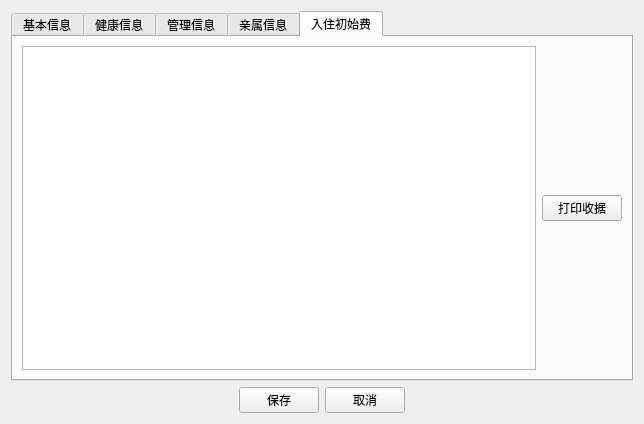
<?xml version="1.0" encoding="UTF-8"?>
<ui version="4.0">
 <class>ResideRegisterDialog</class>
 <widget class="QDialog" name="ResideRegisterDialog">
  <property name="geometry">
   <rect>
    <x>0</x>
    <y>0</y>
    <width>644</width>
    <height>424</height>
   </rect>
  </property>
  <property name="windowTitle">
   <string>Dialog</string>
  </property>
  <layout class="QGridLayout" name="gridLayout">
   <item row="0" column="0">
    <layout class="QVBoxLayout" name="verticalLayout_18">
     <item>
      <widget class="QTabWidget" name="tabWidget">
       <property name="currentIndex">
        <number>4</number>
       </property>
       <widget class="QWidget" name="tab_base">
        <attribute name="title">
         <string>基本信息</string>
        </attribute>
        <widget class="QLabel" name="label_12">
         <property name="geometry">
          <rect>
           <x>10</x>
           <y>190</y>
           <width>49</width>
           <height>20</height>
          </rect>
         </property>
         <property name="text">
          <string>备注:</string>
         </property>
        </widget>
        <widget class="QLabel" name="label_photo">
         <property name="geometry">
          <rect>
           <x>440</x>
           <y>40</y>
           <width>141</width>
           <height>151</height>
          </rect>
         </property>
         <property name="text">
          <string>TextLabel</string>
         </property>
        </widget>
        <widget class="QLineEdit" name="lineEdit_elderRemark">
         <property name="enabled">
          <bool>false</bool>
         </property>
         <property name="geometry">
          <rect>
           <x>70</x>
           <y>190</y>
           <width>331</width>
           <height>20</height>
          </rect>
         </property>
        </widget>
        <widget class="QWidget" name="layoutWidget">
         <property name="geometry">
          <rect>
           <x>10</x>
           <y>20</y>
           <width>389</width>
           <height>156</height>
          </rect>
         </property>
         <layout class="QHBoxLayout" name="horizontalLayout_17">
          <item>
           <layout class="QVBoxLayout" name="verticalLayout">
            <item>
             <widget class="QLabel" name="label">
              <property name="text">
               <string>姓名:</string>
              </property>
             </widget>
            </item>
            <item>
             <widget class="QLabel" name="label_3">
              <property name="text">
               <string>名族:</string>
              </property>
             </widget>
            </item>
            <item>
             <widget class="QLabel" name="label_5">
              <property name="text">
               <string>证件类型:</string>
              </property>
             </widget>
            </item>
            <item>
             <widget class="QLabel" name="label_7">
              <property name="text">
               <string>出生日期:</string>
              </property>
             </widget>
            </item>
            <item>
             <widget class="QLabel" name="label_9">
              <property name="text">
               <string>户籍:</string>
              </property>
             </widget>
            </item>
            <item>
             <widget class="QLabel" name="label_11">
              <property name="text">
               <string>爱好:</string>
              </property>
             </widget>
            </item>
           </layout>
          </item>
          <item>
           <layout class="QVBoxLayout" name="verticalLayout_2">
            <item>
             <layout class="QHBoxLayout" name="horizontalLayout_2">
              <item>
               <widget class="QLineEdit" name="lineEdit_name">
                <property name="enabled">
                 <bool>false</bool>
                </property>
               </widget>
              </item>
              <item>
               <widget class="QToolButton" name="toolButton">
                <property name="text">
                 <string>...</string>
                </property>
               </widget>
              </item>
             </layout>
            </item>
            <item>
             <widget class="QLineEdit" name="lineEdit_nation">
              <property name="enabled">
               <bool>false</bool>
              </property>
             </widget>
            </item>
            <item>
             <widget class="QComboBox" name="comboBox_identityType">
              <property name="enabled">
               <bool>false</bool>
              </property>
              <item>
               <property name="text">
                <string/>
               </property>
              </item>
              <item>
               <property name="text">
                <string>身份证</string>
               </property>
              </item>
              <item>
               <property name="text">
                <string>军官证</string>
               </property>
              </item>
              <item>
               <property name="text">
                <string>护照</string>
               </property>
              </item>
              <item>
               <property name="text">
                <string>驾驶证</string>
               </property>
              </item>
             </widget>
            </item>
            <item>
             <widget class="QDateEdit" name="dateEdit_birthday">
              <property name="enabled">
               <bool>false</bool>
              </property>
              <property name="displayFormat">
               <string>yyyy-MM-dd</string>
              </property>
              <property name="calendarPopup">
               <bool>true</bool>
              </property>
             </widget>
            </item>
            <item>
             <widget class="QLineEdit" name="lineEdit_residence">
              <property name="enabled">
               <bool>false</bool>
              </property>
             </widget>
            </item>
            <item>
             <widget class="QLineEdit" name="lineEdit_hobby">
              <property name="enabled">
               <bool>false</bool>
              </property>
             </widget>
            </item>
           </layout>
          </item>
          <item>
           <layout class="QVBoxLayout" name="verticalLayout_3">
            <item>
             <widget class="QLabel" name="label_13">
              <property name="text">
               <string>老人ID:</string>
              </property>
             </widget>
            </item>
            <item>
             <widget class="QLabel" name="label_2">
              <property name="text">
               <string>性别:</string>
              </property>
             </widget>
            </item>
            <item>
             <widget class="QLabel" name="label_6">
              <property name="text">
               <string>证件号:</string>
              </property>
             </widget>
            </item>
            <item>
             <widget class="QLabel" name="label_4">
              <property name="text">
               <string>宗教信仰:</string>
              </property>
             </widget>
            </item>
            <item>
             <widget class="QLabel" name="label_8">
              <property name="text">
               <string>生日:</string>
              </property>
             </widget>
            </item>
            <item>
             <widget class="QLabel" name="label_10">
              <property name="text">
               <string>文化程度:</string>
              </property>
             </widget>
            </item>
           </layout>
          </item>
          <item>
           <layout class="QVBoxLayout" name="verticalLayout_4">
            <item>
             <widget class="QLineEdit" name="lineEdit_elderId">
              <property name="enabled">
               <bool>false</bool>
              </property>
             </widget>
            </item>
            <item>
             <widget class="QComboBox" name="comboBox_gender">
              <property name="enabled">
               <bool>false</bool>
              </property>
              <item>
               <property name="text">
                <string/>
               </property>
              </item>
              <item>
               <property name="text">
                <string>男</string>
               </property>
              </item>
              <item>
               <property name="text">
                <string>女</string>
               </property>
              </item>
             </widget>
            </item>
            <item>
             <widget class="QLineEdit" name="lineEdit_identityNo">
              <property name="enabled">
               <bool>false</bool>
              </property>
             </widget>
            </item>
            <item>
             <widget class="QLineEdit" name="lineEdit_belief">
              <property name="enabled">
               <bool>false</bool>
              </property>
             </widget>
            </item>
            <item>
             <layout class="QHBoxLayout" name="horizontalLayout">
              <item>
               <widget class="QDateEdit" name="dateEdit_lunarBirthday">
                <property name="enabled">
                 <bool>false</bool>
                </property>
                <property name="displayFormat">
                 <string>MM-dd</string>
                </property>
                <property name="calendarPopup">
                 <bool>true</bool>
                </property>
               </widget>
              </item>
              <item>
               <widget class="QCheckBox" name="checkBox_isLunar">
                <property name="enabled">
                 <bool>false</bool>
                </property>
                <property name="text">
                 <string>阴历</string>
                </property>
               </widget>
              </item>
             </layout>
            </item>
            <item>
             <widget class="QComboBox" name="comboBox_education">
              <property name="enabled">
               <bool>false</bool>
              </property>
              <item>
               <property name="text">
                <string/>
               </property>
              </item>
             </widget>
            </item>
           </layout>
          </item>
         </layout>
        </widget>
       </widget>
       <widget class="QWidget" name="tab_health">
        <attribute name="title">
         <string>健康信息</string>
        </attribute>
        <widget class="QWidget" name="layoutWidget1">
         <property name="geometry">
          <rect>
           <x>10</x>
           <y>10</y>
           <width>582</width>
           <height>186</height>
          </rect>
         </property>
         <layout class="QHBoxLayout" name="horizontalLayout_5">
          <item>
           <layout class="QVBoxLayout" name="verticalLayout_5">
            <item>
             <widget class="QLabel" name="label_14">
              <property name="text">
               <string>身高(cm):</string>
              </property>
             </widget>
            </item>
            <item>
             <widget class="QLabel" name="label_17">
              <property name="text">
               <string>脉搏:</string>
              </property>
             </widget>
            </item>
            <item>
             <widget class="QLabel" name="label_20">
              <property name="text">
               <string>听力:</string>
              </property>
             </widget>
            </item>
            <item>
             <widget class="QLabel" name="label_23">
              <property name="text">
               <string>记忆力:</string>
              </property>
             </widget>
            </item>
            <item>
             <widget class="QLabel" name="label_26">
              <property name="text">
               <string>自理级别:</string>
              </property>
             </widget>
            </item>
            <item>
             <widget class="QLabel" name="label_29">
              <property name="text">
               <string>常服药名:</string>
              </property>
             </widget>
            </item>
            <item>
             <widget class="QLabel" name="label_32">
              <property name="text">
               <string>建议护理级别:</string>
              </property>
             </widget>
            </item>
           </layout>
          </item>
          <item>
           <layout class="QVBoxLayout" name="verticalLayout_6">
            <item>
             <widget class="QLineEdit" name="lineEdit_height">
              <property name="enabled">
               <bool>false</bool>
              </property>
             </widget>
            </item>
            <item>
             <widget class="QLineEdit" name="lineEdit_pulse">
              <property name="enabled">
               <bool>false</bool>
              </property>
             </widget>
            </item>
            <item>
             <widget class="QComboBox" name="comboBox_hearing">
              <property name="enabled">
               <bool>false</bool>
              </property>
              <item>
               <property name="text">
                <string/>
               </property>
              </item>
             </widget>
            </item>
            <item>
             <widget class="QComboBox" name="comboBox_memory">
              <property name="enabled">
               <bool>false</bool>
              </property>
              <item>
               <property name="text">
                <string/>
               </property>
              </item>
             </widget>
            </item>
            <item>
             <widget class="QComboBox" name="comboBox_selfNurse">
              <property name="enabled">
               <bool>false</bool>
              </property>
              <item>
               <property name="text">
                <string/>
               </property>
              </item>
             </widget>
            </item>
            <item>
             <widget class="QLineEdit" name="lineEdit_medicine">
              <property name="enabled">
               <bool>false</bool>
              </property>
             </widget>
            </item>
            <item>
             <widget class="QComboBox" name="comboBox_nurseSuggestion">
              <property name="enabled">
               <bool>false</bool>
              </property>
              <item>
               <property name="text">
                <string/>
               </property>
              </item>
             </widget>
            </item>
           </layout>
          </item>
          <item>
           <layout class="QVBoxLayout" name="verticalLayout_11">
            <item>
             <layout class="QHBoxLayout" name="horizontalLayout_3">
              <item>
               <layout class="QVBoxLayout" name="verticalLayout_7">
                <item>
                 <widget class="QLabel" name="label_15">
                  <property name="text">
                   <string>体重(kg):</string>
                  </property>
                 </widget>
                </item>
                <item>
                 <widget class="QLabel" name="label_18">
                  <property name="text">
                   <string>舒张压:</string>
                  </property>
                 </widget>
                </item>
                <item>
                 <widget class="QLabel" name="label_21">
                  <property name="text">
                   <string>左眼视力:</string>
                  </property>
                 </widget>
                </item>
                <item>
                 <widget class="QLabel" name="label_24">
                  <property name="text">
                   <string>神智:</string>
                  </property>
                 </widget>
                </item>
                <item>
                 <widget class="QLabel" name="label_27">
                  <property name="text">
                   <string>饮食特点:</string>
                  </property>
                 </widget>
                </item>
                <item>
                 <widget class="QLabel" name="label_30">
                  <property name="text">
                   <string>家族病史:</string>
                  </property>
                 </widget>
                </item>
               </layout>
              </item>
              <item>
               <layout class="QVBoxLayout" name="verticalLayout_8">
                <item>
                 <widget class="QLineEdit" name="lineEdit_weight">
                  <property name="enabled">
                   <bool>false</bool>
                  </property>
                 </widget>
                </item>
                <item>
                 <widget class="QLineEdit" name="lineEdit_bloodPressureLow">
                  <property name="enabled">
                   <bool>false</bool>
                  </property>
                 </widget>
                </item>
                <item>
                 <widget class="QLineEdit" name="lineEdit_leftEyesight">
                  <property name="enabled">
                   <bool>false</bool>
                  </property>
                 </widget>
                </item>
                <item>
                 <widget class="QComboBox" name="comboBox_mind">
                  <property name="enabled">
                   <bool>false</bool>
                  </property>
                  <item>
                   <property name="text">
                    <string/>
                   </property>
                  </item>
                 </widget>
                </item>
                <item>
                 <widget class="QLineEdit" name="lineEdit_diet">
                  <property name="enabled">
                   <bool>false</bool>
                  </property>
                 </widget>
                </item>
                <item>
                 <widget class="QLineEdit" name="lineEdit_familyMedical">
                  <property name="enabled">
                   <bool>false</bool>
                  </property>
                 </widget>
                </item>
               </layout>
              </item>
              <item>
               <layout class="QVBoxLayout" name="verticalLayout_9">
                <item>
                 <widget class="QLabel" name="label_16">
                  <property name="text">
                   <string>血型:</string>
                  </property>
                 </widget>
                </item>
                <item>
                 <widget class="QLabel" name="label_19">
                  <property name="text">
                   <string>收缩压:</string>
                  </property>
                 </widget>
                </item>
                <item>
                 <widget class="QLabel" name="label_22">
                  <property name="text">
                   <string>右眼视力:</string>
                  </property>
                 </widget>
                </item>
                <item>
                 <widget class="QLabel" name="label_25">
                  <property name="text">
                   <string>大小便:</string>
                  </property>
                 </widget>
                </item>
                <item>
                 <widget class="QLabel" name="label_28">
                  <property name="text">
                   <string>药物过敏史:</string>
                  </property>
                 </widget>
                </item>
                <item>
                 <widget class="QLabel" name="label_31">
                  <property name="text">
                   <string>个人病史:</string>
                  </property>
                 </widget>
                </item>
               </layout>
              </item>
              <item>
               <layout class="QVBoxLayout" name="verticalLayout_10">
                <item>
                 <widget class="QComboBox" name="comboBox_bloodType">
                  <property name="enabled">
                   <bool>false</bool>
                  </property>
                  <item>
                   <property name="text">
                    <string/>
                   </property>
                  </item>
                 </widget>
                </item>
                <item>
                 <widget class="QLineEdit" name="lineEdit_bloodPressureHigh">
                  <property name="enabled">
                   <bool>false</bool>
                  </property>
                 </widget>
                </item>
                <item>
                 <widget class="QLineEdit" name="lineEdit_rightEyesight">
                  <property name="enabled">
                   <bool>false</bool>
                  </property>
                 </widget>
                </item>
                <item>
                 <widget class="QComboBox" name="comboBox_excretion">
                  <property name="enabled">
                   <bool>false</bool>
                  </property>
                  <item>
                   <property name="text">
                    <string/>
                   </property>
                  </item>
                 </widget>
                </item>
                <item>
                 <widget class="QLineEdit" name="lineEdit_allergy">
                  <property name="enabled">
                   <bool>false</bool>
                  </property>
                 </widget>
                </item>
                <item>
                 <widget class="QLineEdit" name="lineEdit_personalMedical">
                  <property name="enabled">
                   <bool>false</bool>
                  </property>
                 </widget>
                </item>
               </layout>
              </item>
             </layout>
            </item>
            <item>
             <layout class="QHBoxLayout" name="horizontalLayout_4">
              <item>
               <widget class="QLabel" name="label_33">
                <property name="text">
                 <string>其他健康状况:</string>
                </property>
               </widget>
              </item>
              <item>
               <widget class="QLineEdit" name="lineEdit_healthRemark">
                <property name="enabled">
                 <bool>false</bool>
                </property>
               </widget>
              </item>
             </layout>
            </item>
           </layout>
          </item>
         </layout>
        </widget>
       </widget>
       <widget class="QWidget" name="tab_manage">
        <attribute name="title">
         <string>管理信息</string>
        </attribute>
        <widget class="QPushButton" name="btn_uploading">
         <property name="geometry">
          <rect>
           <x>490</x>
           <y>260</y>
           <width>75</width>
           <height>23</height>
          </rect>
         </property>
         <property name="text">
          <string>上传协议</string>
         </property>
        </widget>
        <widget class="QLabel" name="label_agreement">
         <property name="geometry">
          <rect>
           <x>480</x>
           <y>20</y>
           <width>131</width>
           <height>211</height>
          </rect>
         </property>
         <property name="text">
          <string/>
         </property>
        </widget>
        <widget class="QWidget" name="layoutWidget2">
         <property name="geometry">
          <rect>
           <x>0</x>
           <y>320</y>
           <width>354</width>
           <height>22</height>
          </rect>
         </property>
         <layout class="QHBoxLayout" name="horizontalLayout_19">
          <item>
           <widget class="QLabel" name="label_48">
            <property name="text">
             <string>操作员:</string>
            </property>
           </widget>
          </item>
          <item>
           <widget class="QLineEdit" name="lineEdit_operator">
            <property name="enabled">
             <bool>false</bool>
            </property>
           </widget>
          </item>
          <item>
           <widget class="QLabel" name="label_55">
            <property name="text">
             <string>操作时间:</string>
            </property>
           </widget>
          </item>
          <item>
           <widget class="QDateTimeEdit" name="dateTimeEdit_operationTime">
            <property name="enabled">
             <bool>false</bool>
            </property>
            <property name="displayFormat">
             <string>yyyy-MM-dd H:mm:ss</string>
            </property>
            <property name="calendarPopup">
             <bool>true</bool>
            </property>
           </widget>
          </item>
         </layout>
        </widget>
        <widget class="QWidget" name="layoutWidget3">
         <property name="geometry">
          <rect>
           <x>0</x>
           <y>290</y>
           <width>277</width>
           <height>24</height>
          </rect>
         </property>
         <layout class="QHBoxLayout" name="horizontalLayout_18">
          <item>
           <layout class="QHBoxLayout" name="horizontalLayout_13">
            <item>
             <widget class="QCheckBox" name="checkBox_levelChanged">
              <property name="text">
               <string>护理变更</string>
              </property>
             </widget>
            </item>
            <item>
             <spacer name="horizontalSpacer">
              <property name="orientation">
               <enum>Qt::Horizontal</enum>
              </property>
              <property name="sizeHint" stdset="0">
               <size>
                <width>40</width>
                <height>20</height>
               </size>
              </property>
             </spacer>
            </item>
           </layout>
          </item>
          <item>
           <layout class="QHBoxLayout" name="horizontalLayout_10">
            <item>
             <widget class="QLabel" name="label_54">
              <property name="text">
               <string>备注:</string>
              </property>
             </widget>
            </item>
            <item>
             <widget class="QLineEdit" name="lineEdit_manageRemark"/>
            </item>
           </layout>
          </item>
         </layout>
        </widget>
        <widget class="QWidget" name="layoutWidget4">
         <property name="geometry">
          <rect>
           <x>2</x>
           <y>22</y>
           <width>443</width>
           <height>266</height>
          </rect>
         </property>
         <layout class="QHBoxLayout" name="horizontalLayout_22">
          <item>
           <layout class="QVBoxLayout" name="verticalLayout_16">
            <item>
             <layout class="QHBoxLayout" name="horizontalLayout_7">
              <item>
               <layout class="QVBoxLayout" name="verticalLayout_12">
                <item>
                 <widget class="QLabel" name="label_34">
                  <property name="text">
                   <string>状态:</string>
                  </property>
                 </widget>
                </item>
                <item>
                 <widget class="QLabel" name="label_36">
                  <property name="text">
                   <string>卡号:</string>
                  </property>
                 </widget>
                </item>
                <item>
                 <widget class="QLabel" name="label_38">
                  <property name="text">
                   <string>区号:</string>
                  </property>
                 </widget>
                </item>
                <item>
                 <widget class="QLabel" name="label_40">
                  <property name="text">
                   <string>床位:</string>
                  </property>
                 </widget>
                </item>
                <item>
                 <widget class="QLabel" name="label_41">
                  <property name="text">
                   <string>床位级别:</string>
                  </property>
                 </widget>
                </item>
                <item>
                 <widget class="QLabel" name="label_43">
                  <property name="text">
                   <string>护理级别:</string>
                  </property>
                 </widget>
                </item>
                <item>
                 <widget class="QLabel" name="label_50">
                  <property name="text">
                   <string>入住日期:</string>
                  </property>
                 </widget>
                </item>
                <item>
                 <widget class="QLabel" name="label_52">
                  <property name="text">
                   <string>账户余额:</string>
                  </property>
                 </widget>
                </item>
               </layout>
              </item>
              <item>
               <layout class="QVBoxLayout" name="verticalLayout_13">
                <item>
                 <widget class="QComboBox" name="comboBox_status">
                  <item>
                   <property name="text">
                    <string/>
                   </property>
                  </item>
                  <item>
                   <property name="text">
                    <string>入住</string>
                   </property>
                  </item>
                  <item>
                   <property name="text">
                    <string>请假</string>
                   </property>
                  </item>
                  <item>
                   <property name="text">
                    <string>退住</string>
                   </property>
                  </item>
                 </widget>
                </item>
                <item>
                 <widget class="QLineEdit" name="lineEdit_cardNo"/>
                </item>
                <item>
                 <widget class="QLineEdit" name="lineEdit_regionNo"/>
                </item>
                <item>
                 <widget class="QLineEdit" name="lineEdit_bedNo"/>
                </item>
                <item>
                 <widget class="QComboBox" name="comboBox_bedLevel">
                  <item>
                   <property name="text">
                    <string/>
                   </property>
                  </item>
                 </widget>
                </item>
                <item>
                 <widget class="QComboBox" name="comboBox_nurseLevel">
                  <item>
                   <property name="text">
                    <string/>
                   </property>
                  </item>
                 </widget>
                </item>
                <item>
                 <widget class="QDateEdit" name="dateEdit_resideDate">
                  <property name="displayFormat">
                   <string>yyyy-MM-dd</string>
                  </property>
                  <property name="calendarPopup">
                   <bool>true</bool>
                  </property>
                 </widget>
                </item>
                <item>
                 <widget class="QLineEdit" name="lineEdit_account"/>
                </item>
               </layout>
              </item>
             </layout>
            </item>
            <item>
             <layout class="QHBoxLayout" name="horizontalLayout_6">
              <item>
               <widget class="QCheckBox" name="checkBox_isMattress">
                <property name="text">
                 <string>是否要床垫</string>
                </property>
               </widget>
              </item>
              <item>
               <widget class="QCheckBox" name="checkBox_isCuff">
                <property name="text">
                 <string>是否要腕带</string>
                </property>
               </widget>
              </item>
             </layout>
            </item>
            <item>
             <layout class="QHBoxLayout" name="horizontalLayout_11">
              <item>
               <widget class="QLabel" name="label_46">
                <property name="text">
                 <string>带腕带时间:</string>
                </property>
               </widget>
              </item>
              <item>
               <widget class="QDateTimeEdit" name="dateTimeEdit_cuffStartTime">
                <property name="displayFormat">
                 <string>yyyy-MM-dd H:mm:ss</string>
                </property>
                <property name="calendarPopup">
                 <bool>true</bool>
                </property>
               </widget>
              </item>
             </layout>
            </item>
           </layout>
          </item>
          <item>
           <layout class="QVBoxLayout" name="verticalLayout_17">
            <item>
             <layout class="QHBoxLayout" name="horizontalLayout_21">
              <item>
               <layout class="QVBoxLayout" name="verticalLayout_14">
                <item>
                 <widget class="QLabel" name="label_35">
                  <property name="text">
                   <string>合同号:</string>
                  </property>
                 </widget>
                </item>
                <item>
                 <widget class="QLabel" name="label_37">
                  <property name="text">
                   <string>楼宇名:</string>
                  </property>
                 </widget>
                </item>
                <item>
                 <widget class="QLabel" name="label_39">
                  <property name="text">
                   <string>房间号:</string>
                  </property>
                 </widget>
                </item>
                <item>
                 <widget class="QLabel" name="label_49">
                  <property name="text">
                   <string>负责人:</string>
                  </property>
                 </widget>
                </item>
                <item>
                 <widget class="QLabel" name="label_42">
                  <property name="text">
                   <string>床位费:</string>
                  </property>
                 </widget>
                </item>
                <item>
                 <widget class="QLabel" name="label_44">
                  <property name="text">
                   <string>护理费:</string>
                  </property>
                 </widget>
                </item>
                <item>
                 <widget class="QLabel" name="label_51">
                  <property name="text">
                   <string>退住日期:</string>
                  </property>
                 </widget>
                </item>
                <item>
                 <widget class="QLabel" name="label_53">
                  <property name="text">
                   <string>最近结算日期:</string>
                  </property>
                 </widget>
                </item>
                <item>
                 <widget class="QLabel" name="label_45">
                  <property name="text">
                   <string>腕带号:</string>
                  </property>
                 </widget>
                </item>
               </layout>
              </item>
              <item>
               <layout class="QVBoxLayout" name="verticalLayout_15">
                <item>
                 <widget class="QLineEdit" name="lineEdit_contractNo"/>
                </item>
                <item>
                 <layout class="QHBoxLayout" name="horizontalLayout_8">
                  <item>
                   <widget class="QLineEdit" name="lineEdit_buildingName"/>
                  </item>
                  <item>
                   <widget class="QToolButton" name="toolButton_bed">
                    <property name="text">
                     <string>...</string>
                    </property>
                   </widget>
                  </item>
                 </layout>
                </item>
                <item>
                 <widget class="QLineEdit" name="lineEdit_roomNo"/>
                </item>
                <item>
                 <widget class="QLineEdit" name="lineEdit_nurseName"/>
                </item>
                <item>
                 <widget class="QLineEdit" name="lineEdit_bedCost">
                  <property name="enabled">
                   <bool>false</bool>
                  </property>
                 </widget>
                </item>
                <item>
                 <widget class="QLineEdit" name="lineEdit_nurseCost">
                  <property name="enabled">
                   <bool>false</bool>
                  </property>
                 </widget>
                </item>
                <item>
                 <widget class="QDateEdit" name="dateEdit_outDate">
                  <property name="displayFormat">
                   <string>yyyy-MM-dd</string>
                  </property>
                  <property name="calendarPopup">
                   <bool>true</bool>
                  </property>
                 </widget>
                </item>
                <item>
                 <widget class="QDateEdit" name="dateEdit_settleDate">
                  <property name="enabled">
                   <bool>false</bool>
                  </property>
                  <property name="displayFormat">
                   <string>yyyy-MM-dd</string>
                  </property>
                  <property name="calendarPopup">
                   <bool>true</bool>
                  </property>
                 </widget>
                </item>
                <item>
                 <widget class="QLineEdit" name="lineEdit_cuffNo"/>
                </item>
               </layout>
              </item>
             </layout>
            </item>
            <item>
             <layout class="QHBoxLayout" name="horizontalLayout_12">
              <item>
               <widget class="QLabel" name="label_47">
                <property name="text">
                 <string>脱腕带时间:</string>
                </property>
               </widget>
              </item>
              <item>
               <widget class="QDateTimeEdit" name="dateTimeEdit_cuffEndTime">
                <property name="displayFormat">
                 <string>yyyy-MM-dd H:mm:ss</string>
                </property>
                <property name="calendarPopup">
                 <bool>true</bool>
                </property>
               </widget>
              </item>
             </layout>
            </item>
           </layout>
          </item>
         </layout>
        </widget>
       </widget>
       <widget class="QWidget" name="tab_relative">
        <attribute name="title">
         <string>亲属信息</string>
        </attribute>
        <layout class="QGridLayout" name="gridLayout_2">
         <item row="0" column="0">
          <layout class="QHBoxLayout" name="horizontalLayout_14">
           <item>
            <widget class="QTableView" name="tableView"/>
           </item>
           <item>
            <layout class="QVBoxLayout" name="verticalLayout_19">
             <item>
              <spacer name="verticalSpacer">
               <property name="orientation">
                <enum>Qt::Vertical</enum>
               </property>
               <property name="sizeHint" stdset="0">
                <size>
                 <width>20</width>
                 <height>40</height>
                </size>
               </property>
              </spacer>
             </item>
             <item>
              <widget class="QPushButton" name="btn_add">
               <property name="text">
                <string>添加</string>
               </property>
              </widget>
             </item>
             <item>
              <spacer name="verticalSpacer_2">
               <property name="orientation">
                <enum>Qt::Vertical</enum>
               </property>
               <property name="sizeHint" stdset="0">
                <size>
                 <width>20</width>
                 <height>40</height>
                </size>
               </property>
              </spacer>
             </item>
             <item>
              <widget class="QPushButton" name="btn_delete">
               <property name="text">
                <string>删除</string>
               </property>
              </widget>
             </item>
             <item>
              <spacer name="verticalSpacer_3">
               <property name="orientation">
                <enum>Qt::Vertical</enum>
               </property>
               <property name="sizeHint" stdset="0">
                <size>
                 <width>20</width>
                 <height>40</height>
                </size>
               </property>
              </spacer>
             </item>
            </layout>
           </item>
          </layout>
         </item>
        </layout>
       </widget>
       <widget class="QWidget" name="tab">
        <attribute name="title">
         <string>入住初始费</string>
        </attribute>
        <layout class="QGridLayout" name="gridLayout_3">
         <item row="0" column="0">
          <layout class="QHBoxLayout" name="horizontalLayout_20">
           <item>
            <widget class="QTableWidget" name="tableWidget"/>
           </item>
           <item>
            <layout class="QVBoxLayout" name="verticalLayout_21">
             <item>
              <spacer name="verticalSpacer_5">
               <property name="orientation">
                <enum>Qt::Vertical</enum>
               </property>
               <property name="sizeHint" stdset="0">
                <size>
                 <width>20</width>
                 <height>40</height>
                </size>
               </property>
              </spacer>
             </item>
             <item>
              <widget class="QPushButton" name="btn_print">
               <property name="text">
                <string>打印收据</string>
               </property>
              </widget>
             </item>
             <item>
              <spacer name="verticalSpacer_6">
               <property name="orientation">
                <enum>Qt::Vertical</enum>
               </property>
               <property name="sizeHint" stdset="0">
                <size>
                 <width>20</width>
                 <height>40</height>
                </size>
               </property>
              </spacer>
             </item>
            </layout>
           </item>
          </layout>
         </item>
        </layout>
       </widget>
      </widget>
     </item>
     <item>
      <layout class="QHBoxLayout" name="horizontalLayout_15">
       <item>
        <spacer name="horizontalSpacer_3">
         <property name="orientation">
          <enum>Qt::Horizontal</enum>
         </property>
         <property name="sizeHint" stdset="0">
          <size>
           <width>40</width>
           <height>20</height>
          </size>
         </property>
        </spacer>
       </item>
       <item>
        <widget class="QPushButton" name="btn_save">
         <property name="text">
          <string>保存</string>
         </property>
        </widget>
       </item>
       <item>
        <widget class="QPushButton" name="btn_cancel">
         <property name="text">
          <string>取消</string>
         </property>
        </widget>
       </item>
       <item>
        <spacer name="horizontalSpacer_4">
         <property name="orientation">
          <enum>Qt::Horizontal</enum>
         </property>
         <property name="sizeHint" stdset="0">
          <size>
           <width>40</width>
           <height>20</height>
          </size>
         </property>
        </spacer>
       </item>
      </layout>
     </item>
    </layout>
   </item>
  </layout>
 </widget>
 <resources/>
 <connections/>
</ui>
